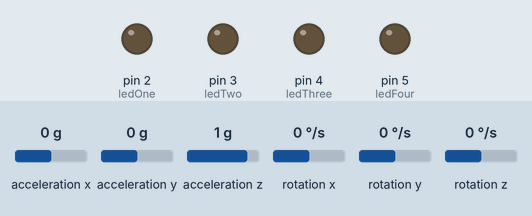
Bench run of a sketch on a simulated Arduino Uno, built with avr-gcc and run on an emulated ATmega328P. Parts: output pins drawn as LEDs (lit = HIGH). The test bench sets the inputs (shaded band); at power-on: acceleration x 0 g, acceleration y 0 g, acceleration z 1 g, rotation x 0 °/s, rotation y 0 °/s, rotation z 0 °/s. What the sketch prints to the serial monitor is not drawn.

Above: at 1.2 s.
1.3 s: acceleration x set to -1.4 g
At 1.7 s:
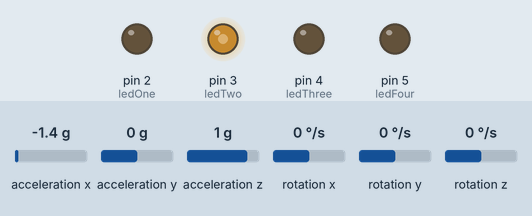
2.8 s: acceleration x set to -0.8 g
At 3.6 s:
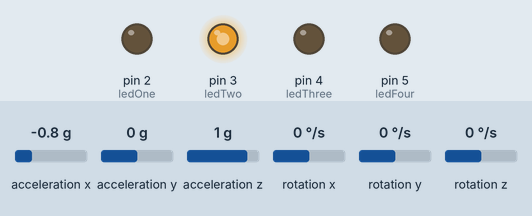
4.3 s: acceleration x set to 0.8 g
At 5.5 s:
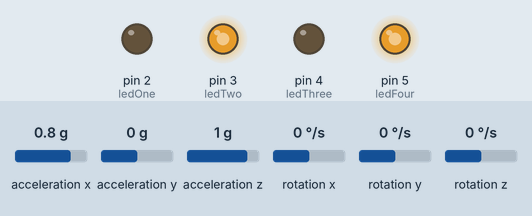
5.8 s: acceleration x set to 1.1 g
At 6.3 s:
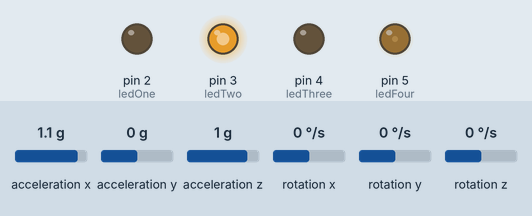
7.3 s: acceleration x set to 1.4 g
At 8.4 s:
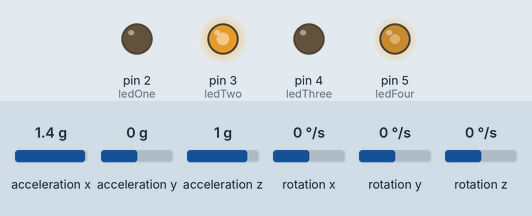
Timing chart, 0 to 9.8 s (numbered marks = the images above; inputs shaded):
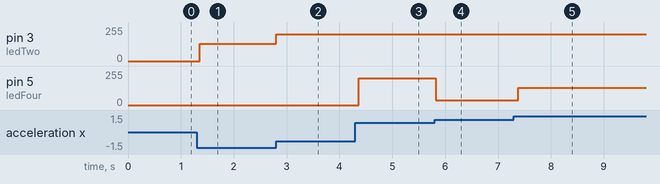

The sketch:

gyro1.ino
```cpp
//#include <I2Cdev.h>
#include <MPU6050.h>
#include <Wire.h>

MPU6050 mpu1;

int ledOne = 2;
int ledTwo = 3;
int ledThree = 4;
int ledFour = 5;

int brightness = 0; // Goes from 0 - 255
int sens = 2500; // Goes from 0 to 16k iirc
int maxSens = 16000;

void setup() {
  // put your setup code here, to run once:
  Serial.begin(115200);
  Wire.begin();
  mpu1.initialize();
  if (mpu1.testConnection()) {
    Serial.println("MPU6050 connection successful");
  } else {
    Serial.println("MPU6050 connection failed");
  }

  pinMode(ledOne, OUTPUT);
  pinMode(ledTwo, OUTPUT);
  pinMode(ledThree, OUTPUT);
  pinMode(ledFour, OUTPUT);
}

void loop() {
  // put your main code here, to run repeatedly:

  int16_t ax, ay, az;
  int16_t gx, gy, gz;

  mpu1.getMotion6(&ax, &ay, &az, &gx, &gy, &gz);

  // Serial.print("Accel X: "); Serial.print(ax);
  // Serial.print(" | Accel Y: "); Serial.print(ay);
  // Serial.print(" | Accel Z: "); Serial.println(az);
  // Serial.println();
  // Serial.println();
  // Serial.println();


  int ledBrightness = 0; // Default brightness value

  // if (ax >= sens) {
  //   turnOnLED(ledFour);
  // } else if (ax <= -sens) {
  //   turnOnLED(ledTwo);
  // } else if (ay >= sens) {
  //   turnOnLED(ledThree);
  // } else if (ay <= -sens) {
  //   turnOnLED(ledOne);
  // } else {
  //   turnOffLED(ledOne);
  //   turnOffLED(ledTwo);
  //   turnOffLED(ledThree);
  //   turnOffLED(ledFour);
  // }

  if (abs(ax) > sens) {
    ledBrightness = map(abs(ax), sens, maxSens, 0, 255);
    if (ax >= sens) {
      turnOnLED(ledFour, ledBrightness);
    } else {
      turnOnLED(ledTwo, ledBrightness);
    }
  } else if (abs(ay) > sens) {
    ledBrightness = map(abs(ay), sens, maxSens, 0, 255);
    if (ay >= sens) {
      turnOnLED(ledThree, ledBrightness);
    } else {
      turnOnLED(ledOne, ledBrightness);
    }
  } else {
    turnOffLED(ledOne);
    turnOffLED(ledTwo);
    turnOffLED(ledThree);
    turnOffLED(ledFour);
  }

  delay(100);

}
```

light_control.ino
```cpp
void turnOnLED(int ledPin, int brightness) {
  analogWrite(ledPin, brightness);
}


void turnOffLED(int ledPin) {
  analogWrite(ledPin, 0);
}
```

Measured:
- the behaviour switches between 0.9 and 1 g on acceleration x (found by bisection; images 3 and 4)
- after the input at 1.3 s, pin 3 (ledTwo): 0/255 → 130/255 after 0.05 s
- after the input at 2.8 s, pin 3 (ledTwo): 130/255 → 200/255 at once
- after the input at 4.3 s, pin 5 (ledFour): 0/255 → 200/255 after 0.07 s
- after the input at 5.8 s, pin 5 (ledFour): 200/255 → 37/255 at once
- after the input at 7.3 s, pin 5 (ledFour): 37/255 → 130/255 after 0.08 s
